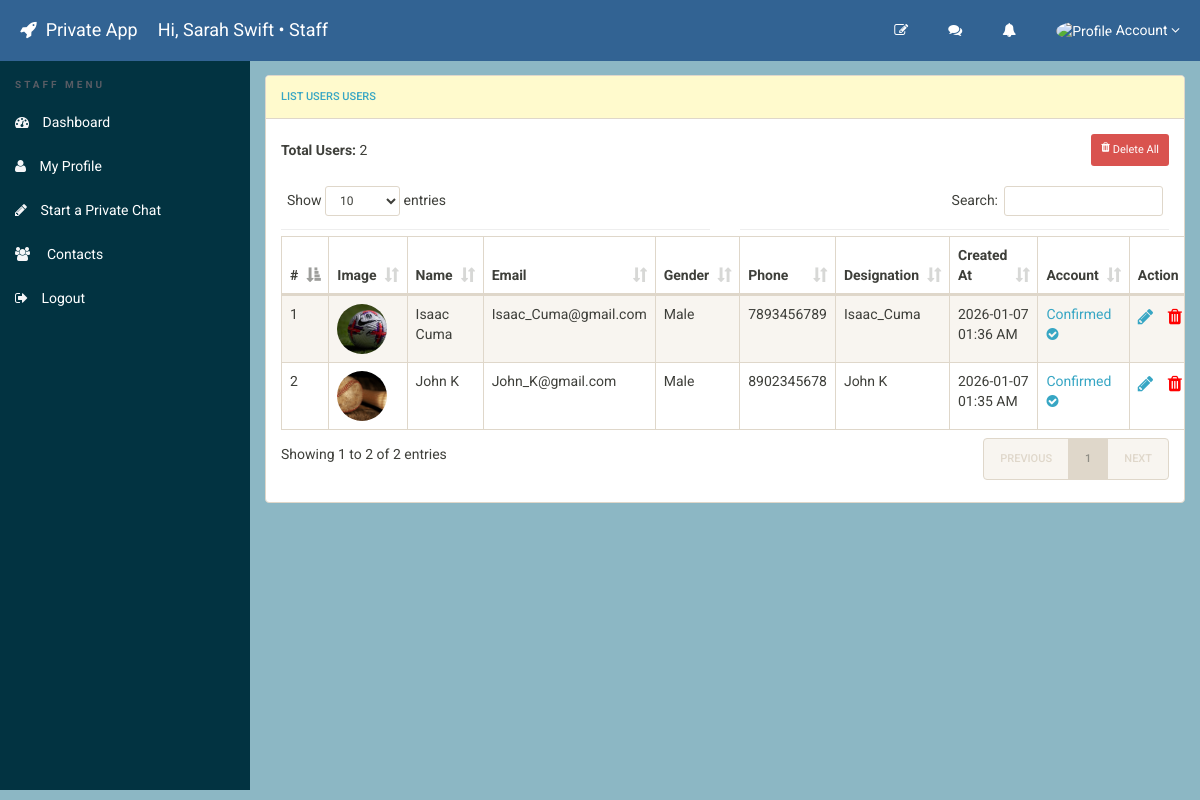
Screenshot of /admin/userlist.php (signed in) with the database file from the repository.
### tables this page shows
CREATE TABLE `role` (
  `idrole` int NOT NULL,
  `name` varchar(50) NOT NULL
);

CREATE TABLE `users` (
  `id` int NOT NULL,
  `name` varchar(100) NOT NULL,
  `username` varchar(50) DEFAULT NULL,
  `friend_code` varchar(20) NOT NULL,
  `email` varchar(100) NOT NULL,
  `password` varchar(255) NOT NULL,
  `gender` varchar(50) NOT NULL,
  `mobile` varchar(50) NOT NULL,
  `designation` varchar(50) NOT NULL,
  `role` int NOT NULL DEFAULT '4',
  `image` varchar(100) NOT NULL DEFAULT 'default.jpg',
  `image_blob` longblob,
  `image_type` varchar(100) DEFAULT NULL,
  `status` tinyint NOT NULL DEFAULT '1',
  `created_at` timestamp NOT NULL DEFAULT CURRENT_TIMESTAMP
);

### admin/userlist.php (the view, shortened to what this page needs)
<?php
$controller = new Controller();
$dbh = $controller->pdo();
function fmt_dt($dt) {
    return date('Y-m-d h:i A', strtotime($dt));
}
$canDelete = true;
try {
    $sql = "SELECT id, name, email, gender, mobile, designation, image, status, created_at
            FROM users
            ORDER BY created_at DESC";
    $query = $dbh->prepare($sql);
    $query->execute();
    $results = $query->fetchAll(PDO::FETCH_OBJ);
} catch (PDOException $e) {
    $results = [];
    $error = "Database error: " . $e->getMessage();
}
?>
<!doctype html>
<html lang="en" class="no-js">
<head>
    <link rel="stylesheet" href="css/font-awesome.min.css">
    <link rel="stylesheet" href="css/bootstrap.min.css">
    <link rel="stylesheet" href="css/dataTables.bootstrap.min.css">
    <link rel="stylesheet" href="css/bootstrap-social.css">
    <link rel="stylesheet" href="css/bootstrap-select.css">
    <link rel="stylesheet" href="css/fileinput.min.css">
    <link rel="stylesheet" href="css/awesome-bootstrap-checkbox.css">
    <link rel="stylesheet" href="css/style.css">
</head>
<body>
<?php include('includes/header.php'); ?>
<div class="ts-main-content">
<?php include('includes/leftbar.php'); ?>
<div class="content-wrapper">
    <div class="container-fluid">
        <div class="row">
            <div class="col-md-12">
                <div class="panel panel-default">
                    <div class="panel-heading">List Users Users</div>
                    <div class="panel-body">
                        <div class="actions-bar">
                            <div>
                                <strong>Total Users:</strong> <?php echo count($results); ?>
                            </div>
                            <form method="post" style="margin:0;">
                                <button
                                    type="submit"
                                    name="delete_all"
                                    class="btn btn-danger btn-sm"
                                    <?php echo (count($results) === 0 || !$canDelete) ? 'disabled' : ''; ?>
                                    onclick="return confirm('WARNING: Delete ALL users? This cannot be undone!');"
                                    title="<?php echo (!$canDelete) ? 'Delete disabled' : 'Delete all users'; ?>"
                                >
                                    <i class="fa fa-trash"></i> Delete All
                                </button>
                            </form>
                        </div>
                        <table id="usersTable" class="display table table-striped table-bordered table-hover" cellspacing="0" width="100%">
                            <thead>
                                <tr>
                                    <th>#</th>
                                    <th>Image</th>
                                    <th>Name</th>
                                    <th>Email</th>
                                    <th>Gender</th>
                                    <th>Phone</th>
                                    <th>Designation</th>
                                    <th>Created At</th>
                                    <th>Account</th>
                                    <th style="width:120px;">Action</th>
                                </tr>
                            </thead>
                            <tbody>
                            <?php
                            $cnt = 1;
                            foreach ($results as $r):
                            ?>
                                <tr>
                                    <td><?php echo $cnt++; ?></td>
                                    <td>
                                        <img
                                            src="../images/<?php echo htmlentities($r->image);?>"
                                            style="width:50px; height:50px; object-fit:cover; border-radius:50%;"
                                            onerror="this.src='../images/default.jpg';"
                                        />
                                    </td>
                                    <td><?php echo htmlentities($r->name); ?></td>
                                    <td><?php echo htmlentities($r->email); ?></td>
                                    <td><?php echo htmlentities($r->gender); ?></td>
                                    <td><?php echo htmlentities($r->mobile); ?></td>
                                    <td><?php echo htmlentities($r->designation); ?></td>
                                    <td><?php echo htmlentities(fmt_dt($r->created_at)); ?></td>
                                    <td>
                                        <?php if ((int)$r->status === 1): ?>
                                            <a href="userlist.php?confirm=<?php echo (int)$r->id; ?>"
                                               onclick="return confirm('Un-confirm this account?');">
                                                Confirmed <i class="fa fa-check-circle"></i>
                                            </a>
                                        <?php endif; ?>
                                    </td>
                                    <td class="icon-action">
                                        <a href="edit-user.php?edit=<?php echo (int)$r->id; ?>"
                                           title="Edit"
                                           onclick="return confirm('Edit this user?');">
                                            <i class="fa fa-pencil"></i>
                                        </a>
                                        <a href="userlist.php?del=<?php echo (int)$r->id; ?>&name=<?php echo urlencode($r->email); ?>"
                                           title="<?php echo $canDelete ? 'Delete' : 'Delete disabled'; ?>"
                                           <?php echo $canDelete ? '' : 'onclick="return false;" style="pointer-events:none;opacity:.4;"'; ?>
                                           onclick="return confirm('Delete this user?');">
                                            <i class="fa fa-trash" style="color:red;"></i>
                                        </a>
                                    </td>
                                </tr>
                            <?php endforeach; ?>
                            </tbody>
                        </table>
                    </div>
                </div>
            </div>
        </div>
    </div>
</div>
</div>
</body>
</html>

### admin/includes/header.php (shortened to what this page needs)
<?php
$controller = new Controller();
$dbh = $controller->pdo();
$adminId = (int)($_SESSION['admin_id'] ?? 0);
$roleMap = [
    1 => 'Admin',
    2 => 'Manager',
    3 => 'Gospel',
    4 => 'Staff'
];
$stmt = $dbh->prepare("
    SELECT idadmin, fullname, username, email, image, role
    FROM admin
    WHERE idadmin = :id
    LIMIT 1
");
$stmt->execute([':id' => $adminId]);
$user = $stmt->fetch(PDO::FETCH_OBJ);
$adminLogin  = $user->fullname ?? '';
$adminRoleId = (int)($user->role ?? 1);
$roleName    = $roleMap[$adminRoleId] ?? 'Admin';
$displayName = $adminLogin;
?>
<div class="brand clearfix">
  <h4 class="pull-left text-white" style="margin:20px 0 0 20px">
    <i class="fa fa-rocket"></i>&nbsp; Private App
  </h4>
  <h4 class="pull-left text-white" style="margin:20px 0 0 20px">
    Hi, <?php echo htmlentities($displayName); ?>  • <?php echo htmlentities($roleName); ?>
  </h4>
  <ul class="ts-profile-nav">
    <li>
      <a href="compose.php" title="Compose">
        <i class="fa fa-pencil-square-o"></i>
      </a>
    </li>
    <li>
      <a href="feedback.php" title="Chat Inbox" style="position:relative;">
        <i class="fa fa-comments"></i>
      </a>
    </li>
    <li>
      <a href="notification.php" title="Notifications" style="position:relative;">
        <i class="fa fa-bell"></i>
      </a>
    </li>
    <li>
      <a href="#">
        <img src="avatar.php?ts=<?php echo time(); ?>"
             class="ts-avatar hidden-side"
             alt="Profile"
             style="width:30px;height:30px;border-radius:50%;object-fit:cover;">
        Account <i class="fa fa-angle-down hidden-side"></i>
      </a>
    </li>
  </ul>
</div>

### admin/includes/leftbar.php (shortened to what this page needs)
<?php
$controller = new Controller();
$dbh = $controller->pdo();
$roleId = (int)($_SESSION['userRole'] ?? 0);
$roleName = 'Unknown';
if ($roleId > 0) {
    $sql = "SELECT name FROM role WHERE idrole = :id LIMIT 1";
    $stmt = $dbh->prepare($sql);
    $stmt->execute([':id' => $roleId]);
    $roleName = $stmt->fetchColumn() ?: 'Unknown';
}
$roleKey = strtolower(trim($roleName));
function roleIn(string $roleKey, array $list): bool {
    $list = array_map(fn($x) => strtolower(trim($x)), $list);
    return in_array($roleKey, $list, true);
}
?>
<nav class="ts-sidebar">
    <ul class="ts-sidebar-menu">
        <li class="ts-label"><?php echo htmlspecialchars($roleName); ?> Menu</li>
        <li><a href="dashboard.php"><i class="fa fa-dashboard"></i> Dashboard</a></li>
        <li><a href="profile.php"><i class="fa fa-user"></i> My Profile</a></li>
        <?php if (roleIn($roleKey, ['admin', 'manager', 'staff'])): ?>
        <li><a href="compose.php"><i class="fa fa-pencil"></i> Start a Private Chat</a></li>
        <?php endif; ?>
        <li><a href="contacts.php"><i class="fa fa-users"></i> &nbsp;Contacts</a></li>
        <li><a href="logout.php"><i class="fa fa-sign-out"></i> Logout</a></li>
    </ul>
</nav>

### admin/css/style.css (style rules this page uses)
html { font-size: 14px; }
@media only screen and (min-width: 480px) { html { font-size: 17px; } }
@media only screen and (min-width: 768px) { html { font-size: 14px; } }
body { font-size: 1em; }
a { color: #37a6c4; }
.btn { font-family: 'Oswald', sans-serif; }
.btn i { position: relative; top: -2px; }
.panel { overflow: hidden; }
.text-white, .text-light { color: #fff !important; }
ul, li { margin: 0; padding: 0; list-style: none; }
.btn { text-transform: none; }
.brand { background: #326393; position: relative; z-index: 3; position: fixed; width: 100%; top: 0; }
.brand .ts-profile-nav { float: right; display: none; }
.brand .ts-profile-nav li { float: left; position: relative; }
.brand .ts-profile-nav li a { display: block; padding: 20px; color: #fff; }
@media only screen and (min-width: 992px) { .brand .ts-profile-nav { display: block; } }
.ts-sidebar { background: #023341; max-height: 0; transition: max-height 0.3s; overflow: hidden; position: fixed; z-index: 2; width: 100%; bottom: 0; top: 60px; overflow-y: auto; }
@media only screen and (min-width: 992px) { .ts-sidebar { max-height: 100%; bottom: 0; } }
.ts-sidebar-menu .ts-label { color: #585c64; font-weight: bold; padding: 8px 15px; text-transform: uppercase; font-size: 10px; letter-spacing: 3px; margin-top: 10px; }
.ts-sidebar-menu a { display: block; text-decoration: none; padding: 12px 15px; color: #fff; }
.ts-sidebar-menu li { position: relative; }
.ts-sidebar-menu li i { color: #f5f6f8; margin-right: 10px; }
.ts-main-content .content-wrapper { padding-top: 15px; margin-top: 60px; }
@media only screen and (min-width: 992px) { .ts-main-content .ts-sidebar { width: 250px; float: left; } }
@media only screen and (min-width: 992px) { .ts-main-content .content-wrapper { margin-left: 250px; } }

### admin/userlist.php (style rules this page uses)
.actions-bar { display:flex;gap:10px;align-items:center;justify-content:space-between;margin-bottom:12px;flex-wrap:wrap; }
.icon-action a { font-size:18px;margin-right:10px; }
.ts-sidebar { position: sticky; top: 70px; height: calc(100vh - 70px); overflow: auto; }

### rows the page displays
role: name "STAFF"
users: image (picture), name "Isaac Cuma", email "Isaac_Cuma@gmail.com", gender "Male", mobile "7893456789", designation "Isaac_Cuma", created_at "2026-01-07 01:36 AM"
users: image (picture), name "John K", email "John_K@gmail.com", gender "Male", mobile "8902345678", designation "John K", created_at "2026-01-07 01:35 AM"

### other values shown
$displayName "Sarah Swift"
$roleName "Staff"
count($results) "2"
